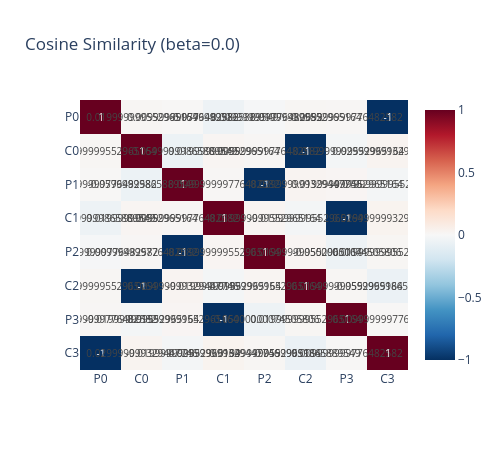
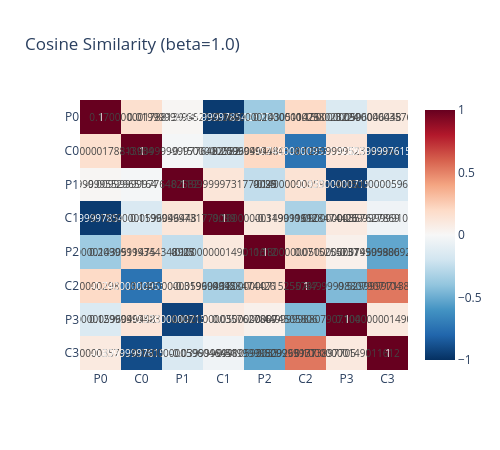

These figures' notebook cell, in order:
### Markdown cell above
**Interpretation:** In principle, higher beta (tighter magnitude
coupling) should make parent-child pairs more statistically similar
and push their embeddings together. In practice, at this small scale
(8 features, 4 hidden dims) the effect is weak and noisy -- mean
cosine similarities stay below ~0.15 and the trend is not monotonic.
Individual pairs can even go negative due to optimization noise.

The theoretical intuition is sound, but this bottleneck configuration
does not produce a clean monotonic signal. Larger models with more
features and hidden dimensions would likely show a clearer trend.

### Code cell
# -- Heatmaps at beta=0 and beta=1 for direct comparison -------------------

pair_labels = ["P0", "C0", "P1", "C1", "P2", "C2", "P3", "C3"]

for beta_val in [0.0, 1.0]:
    dist = HierarchicalPairs(
        n_features=N_FEATURES,
        p_active=P_ACTIVE,
        p_follow=0.8,
        beta=beta_val,
        device="cpu",
    )
    model, _ = train_model(dist)
    cos_mat = model.cosine_similarity_matrix

    fig = cosine_heatmap(
        cos_mat,
        title=f"Cosine Similarity (beta={beta_val:.1f})",
        labels=pair_labels,
    )
    fig.show()

### Figure 1 — Plotly figure (JSON) as saved in the notebook; plotly's stock layout.template omitted (floating-point values rounded to 4 significant figures)
{"data": [{"colorscale": [[0, "rgb(5,48,97)"], [0.1, "rgb(33,102,172)"], [0.2, "rgb(67,147,195)"], [0.3, "rgb(146,197,222)"], [0.4, "rgb(209,229,240)"], [0.5, "rgb(247,247,247)"], [0.6, "rgb(253,219,199)"], [0.7, "rgb(244,165,130)"], [0.8, "rgb(214,96,77)"], [0.9, "rgb(178,24,43)"], [1, "rgb(103,0,31)"]], "text": [[1.0, 0.02, 0.01, -0.06, -0.01, 0.02, 0.01, -1.0], [0.02, 1.0, -0.06, 0.02, 0.01, -1.0, -0.02, 0.03], [0.01, -0.06, 1.0, 0.01, -1.0, 0.03, 0.02, -0.02], [-0.06, 0.02, 0.01, 1.0, 0.02, -0.02, -1.0, 0.03], [-0.01, 0.01, -1.0, 0.02, 1.0, 0.02, -0.05, 0.02], [0.02, -1.0, 0.03, -0.02, 0.02, 1.0, 0.02, -0.06], [0.01, -0.02, 0.02, -1.0, -0.05, 0.02, 1.0, 0.01], [-1.0, 0.03, -0.02, 0.03, 0.02, -0.06, 0.01, 1.0]], "textfont": {"size": 10}, "texttemplate": "%{text}", "type": "heatmap", "x": ["P0", "C0", "P1", "C1", "P2", "C2", "P3", "C3"], "y": ["P0", "C0", "P1", "C1", "P2", "C2", "P3", "C3"], "z": [[1.0, 0.01628, 0.009226, -0.05503, -0.008645, 0.01641, 0.01422, -0.9986], [0.01628, 1.0, -0.05839, 0.02275, 0.01283, -0.9989, -0.02158, 0.02954], [0.009226, -0.05839, 1.0, 0.01255, -0.9983, 0.02677, 0.01802, -0.01921], [-0.05503, 0.02275, 0.01255, 1.0, 0.02257, -0.01957, -0.9987, 0.03187], [-0.008645, 0.01283, -0.9983, 0.02257, 1.0, 0.01901, -0.05333, 0.01567], [0.01641, -0.9989, 0.02677, -0.01957, 0.01901, 1.0, 0.01607, -0.06207], [0.01422, -0.02158, 0.01802, -0.9987, -0.05333, 0.01607, 1.0, 0.00877], [-0.9986, 0.02954, -0.01921, 0.03187, 0.01567, -0.06207, 0.00877, 1.0]], "zmax": 1, "zmin": -1}], "layout": {"height": 450, "title": {"text": "Cosine Similarity (beta=0.0)"}, "width": 500, "yaxis": {"autorange": "reversed"}}}

### Figure 2 — Plotly figure (JSON) as saved in the notebook; plotly's stock layout.template omitted (floating-point values rounded to 4 significant figures)
{"data": [{"colorscale": [[0, "rgb(5,48,97)"], [0.1, "rgb(33,102,172)"], [0.2, "rgb(67,147,195)"], [0.3, "rgb(146,197,222)"], [0.4, "rgb(209,229,240)"], [0.5, "rgb(247,247,247)"], [0.6, "rgb(253,219,199)"], [0.7, "rgb(244,165,130)"], [0.8, "rgb(214,96,77)"], [0.9, "rgb(178,24,43)"], [1, "rgb(103,0,31)"]], "text": [[1.0, 0.17, 0.02, -0.96, -0.36, 0.2, -0.15, 0.09], [0.17, 1.0, -0.01, -0.15, 0.21, -0.74, 0.13, -0.9], [0.02, -0.01, 1.0, 0.12, -0.25, 0.14, -0.93, -0.15], [-0.96, -0.15, 0.12, 1.0, 0.1, -0.32, 0.09, -0.04], [-0.36, 0.21, -0.25, 0.1, 1.0, 0.18, 0.05, -0.52], [0.2, -0.74, 0.14, -0.32, 0.18, 1.0, -0.45, 0.53], [-0.15, 0.13, -0.93, 0.09, 0.05, -0.45, 1.0, 0.1], [0.09, -0.9, -0.15, -0.04, -0.52, 0.53, 0.1, 1.0]], "textfont": {"size": 10}, "texttemplate": "%{text}", "type": "heatmap", "x": ["P0", "C0", "P1", "C1", "P2", "C2", "P3", "C3"], "y": ["P0", "C0", "P1", "C1", "P2", "C2", "P3", "C3"], "z": [[1.0, 0.1677, 0.01562, -0.9591, -0.361, 0.2012, -0.1484, 0.09462], [0.1677, 1.0, -0.01406, -0.1549, 0.2052, -0.7356, 0.1263, -0.8971], [0.01562, -0.01406, 1.0, 0.1246, -0.2472, 0.1438, -0.9317, -0.151], [-0.9591, -0.1549, 0.1246, 1.0, 0.1028, -0.3223, 0.08959, -0.04001], [-0.361, 0.2052, -0.2472, 0.1028, 1.0, 0.1844, 0.04938, -0.5229], [0.2012, -0.7356, 0.1438, -0.3223, 0.1844, 1.0, -0.4459, 0.5329], [-0.1484, 0.1263, -0.9317, 0.08959, 0.04938, -0.4459, 1.0, 0.09981], [0.09462, -0.8971, -0.151, -0.04001, -0.5229, 0.5329, 0.09981, 1.0]], "zmax": 1, "zmin": -1}], "layout": {"height": 450, "title": {"text": "Cosine Similarity (beta=1.0)"}, "width": 500, "yaxis": {"autorange": "reversed"}}}
